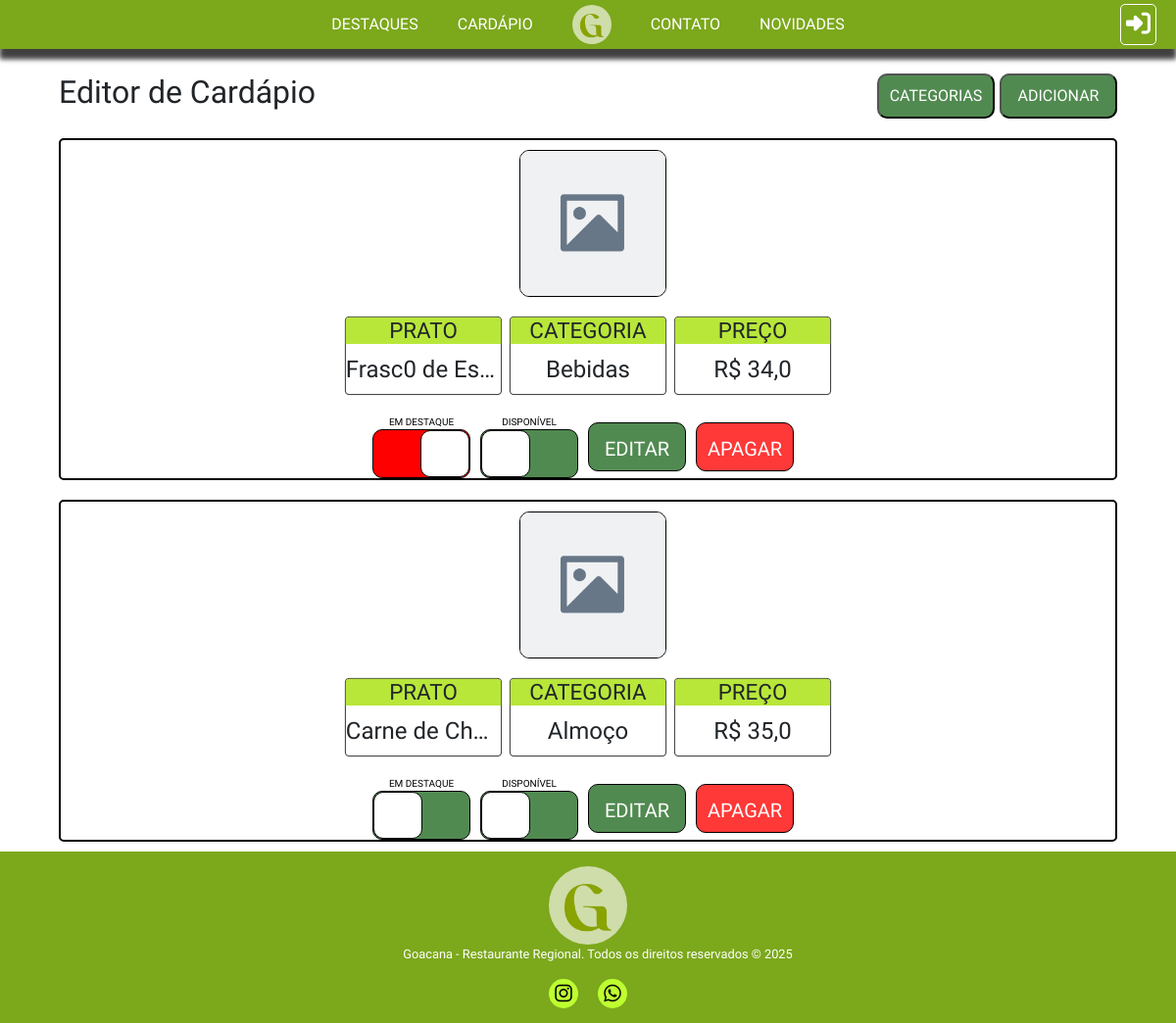
/editordecadarpio/, run on an earlier commit of the app's database.
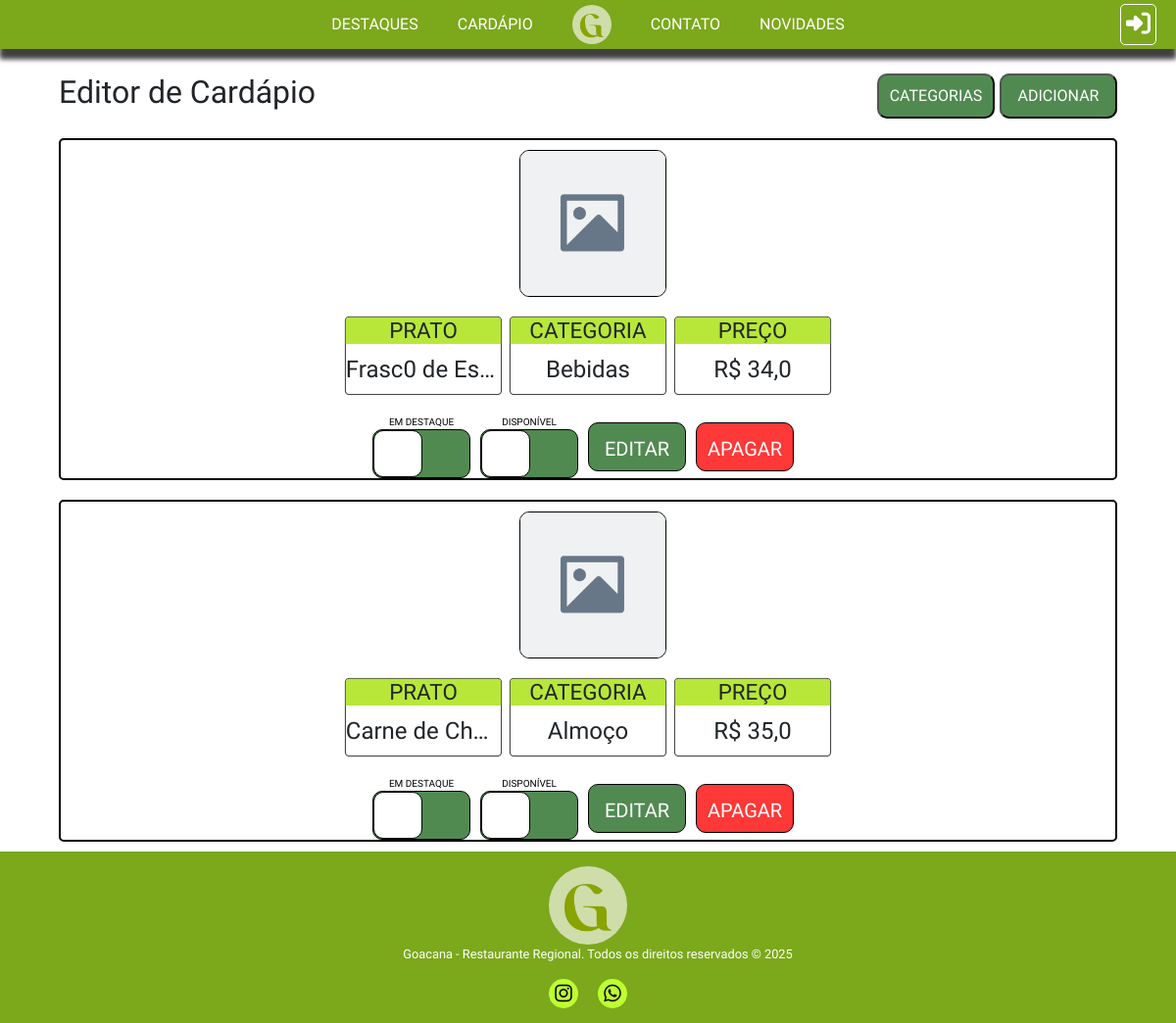
And on a later commit of the database.
### core/models.py (models this page shows)
class TB_PRATOS(models.Model):
    Nome = models.CharField(max_length=45, null=False)
    Disponibilidade = models.BooleanField(default=True)
    Destaque = models.BooleanField(default=False)
    Preco = models.FloatField(null=False)
    Imagem = models.ImageField(upload_to='pratos/', null=True, blank=True)
    Categoria = models.ForeignKey('TB_CATEGORIAS', on_delete=models.PROTECT, null=False)

class TB_CATEGORIAS(models.Model):
    Nome = models.CharField(max_length=45)
    def __str__(self):
        return self.Nome

### core/views.py (the view)
# urls.py: path('editordecadarpio/', editordecadarpio, name='editordecadarpio'),
def editordecadarpio(request):
    lista_pratos = TB_PRATOS.objects.all()
    lista_categorias = TB_CATEGORIAS.objects.all()
    categoria_ids = TB_PRATOS.objects.filter(pk__in=[p.pk for p in lista_pratos]).values_list('Categoria_id', flat=True)
    act_cat = TB_CATEGORIAS.objects.filter(pk__in=categoria_ids)
    formcat = TB_CATEGORIAS_FORMS(request.POST or None)
    contexto = {'lista_pratos': lista_pratos, 'lista_categorias': lista_categorias, 'formcat': formcat, 'active': act_cat}
    if formcat.is_valid():
        formcat.save()
        return redirect('editordecadarpio')
    return render(request, 'editorcardv2.html', contexto)

### core/templates/editorcardv2.html (shortened to what this page needs)
{% extends 'base/base.html' %}
{% load static %}
{% block 'header' %}
<link rel="stylesheet" href="{% static 'CSS/editordecadarpio2.css' %}">
{% endblock %}
{% block 'content' %}
<div class="vheight">
    <div class="titulo">
        <h2>Editor de Cardápio</h2>
        <div class="up-button">
            <button id="butones">CATEGORIAS</button>
            <a href="{% url 'add_prato' %}">
                <button>ADICIONAR</button>
            </a>
        </div>
    </div>
    {% for prato in lista_pratos %}
        <div class="prato">
            {% if prato.Imagem %}
                <img src="{{ prato.Imagem.url }}" alt="{{ produto.Nome }}">
            {% else %}
                <img src="{% static 'images/placeholder.png' %}" alt="Nenhuma imagem disponível">
            {% endif %}
            <div class="infos">
                <div class="info">
                    <h3>PRATO</h3>
                    <p>{{ prato.Nome }}</p>
                </div>
                <div class="info">
                    <h3>CATEGORIA</h3>
                    <p>{{ prato.Categoria }}</p>
                </div>
                <div class="info">
                    <h3>PREÇO</h3>
                    <p>R$ {{ prato.Preco }}</p>
                </div>
            </div>
            <div class="buttons">
                <a href="{% url 'dest_prato' prato.id %}" class="tick">
                    <p>EM DESTAQUE</p>
                    <div class="check p{{ prato.Destaque}}">
                        <div class="toggle"></div>
                    </div>
                </a>
                <a href="{% url 'disp_prato' prato.id %}" class="tick">
                    <p>DISPONÍVEL</p>
                    <div class="check p{{ prato.Disponibilidade}}">
                        <div class="toggle"></div>
                    </div>
                </a>
                <a href="{% url 'edit_prato' prato.id %}">
                    <button>EDITAR</button>
                </a>
                <a href="{% url 'rem_prato' prato.id %}">
                    <button class="red">APAGAR</button>
                </a>
            </div>
        </div>
    {% endfor %}
</div>
{% endblock %}

What changed in the data, as far as the page shows it:
changed TB_PRATOS "Frasc0 de…": Destaque False → True (drawn)
